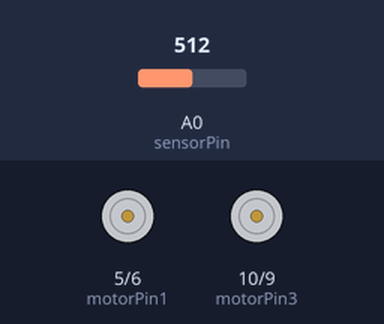
The sketch below on a simulated Arduino Uno, built with avr-gcc and run on an emulated ATmega328P. Parts: motor-driver pin pairs drawn as motors (green arrow = first pin HIGH = forward, orange = second pin HIGH = backward, longer = more drive). Inputs (shaded band) come from the test bench; at power-on: A0 (sensorPin) = 512.

Above: at 1.2 s.
1.3 s: A0 (sensorPin) set to 486
2.8 s: A0 (sensorPin) set to 459
At 3.8 s:
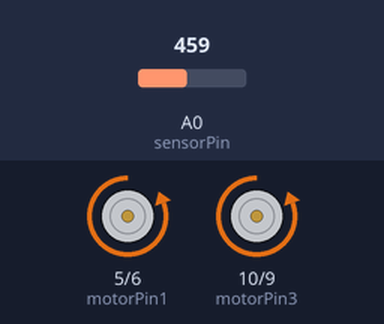
4.3 s: A0 (sensorPin) set to 511
At 5.0 s:
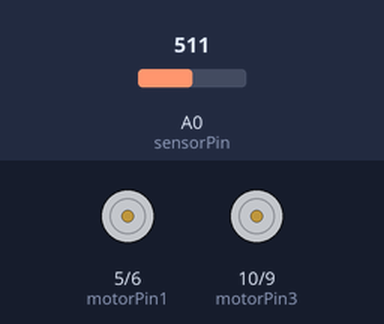
5.9 s: A0 (sensorPin) set to 306
At 6.3 s:
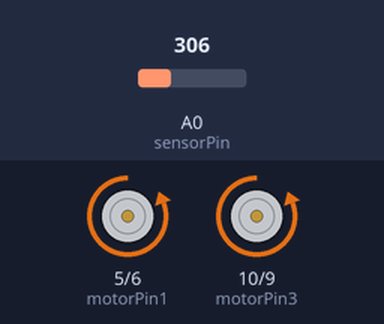
Timing chart, 0 to 8.5 s (numbered marks = the images above; inputs shaded):
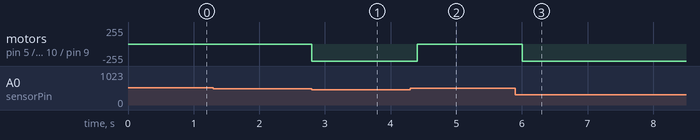

The sketch:

glastra.ino
```cpp
//L293D
//Motor A
const int motorPin1  = 5;  // Pin 14 of L293
const int motorPin2  = 6;  // Pin 10 of L293
//Motor B
const int motorPin3  = 10; // Pin  7 of L293
const int motorPin4  = 9;  // Pin  2 of L293

int sensorPin = A0;

int sensorValue = 0;
int tolerance = 40;


//This will run only one time.
void setup(){

    //Set pins as outputs
    pinMode(motorPin1, OUTPUT);
    pinMode(motorPin2, OUTPUT);
    pinMode(motorPin3, OUTPUT);
    pinMode(motorPin4, OUTPUT);

    //Motor Control - Motor A: motorPin1,motorpin2 & Motor B: motorpin3,motorpin4


    //And this code will stop motors
    digitalWrite(motorPin1, LOW);
    digitalWrite(motorPin2, LOW);
    digitalWrite(motorPin3, LOW);
    digitalWrite(motorPin4, LOW);

}


void loop()
{

 sensorValue = analogRead(sensorPin);


  if ( ( sensorValue <  (512-tolerance) and sensorValue > tolerance)  )
  {
    digitalWrite(motorPin1, LOW);
    digitalWrite(motorPin2, HIGH);
    digitalWrite(motorPin3, LOW);
    digitalWrite(motorPin4, HIGH);
  }
  else
  {
    digitalWrite(motorPin1, LOW);
    digitalWrite(motorPin2, LOW);
    digitalWrite(motorPin3, LOW);
    digitalWrite(motorPin4, LOW);
  }
  delay(200);
}
```

Measured:
- the behaviour switches between 472 and 471 on A0 (sensorPin) (found by bisection; images 0 and 1)
- after the input at 1.3 s, every drawn part: stays the same
- after the input at 2.8 s, motor on pin 5 (motorPin1) / pin 6 (motorPin2), motor on pin 10 (motorPin3) / pin 9 (motorPin4): stopped → backward 255/255 at once
- after the input at 4.3 s, motor on pin 5 (motorPin1) / pin 6 (motorPin2), motor on pin 10 (motorPin3) / pin 9 (motorPin4): backward 255/255 → stopped after 0.10 s
- after the input at 5.9 s, motor on pin 5 (motorPin1) / pin 6 (motorPin2), motor on pin 10 (motorPin3) / pin 9 (motorPin4): stopped → backward 255/255 after 0.10 s
